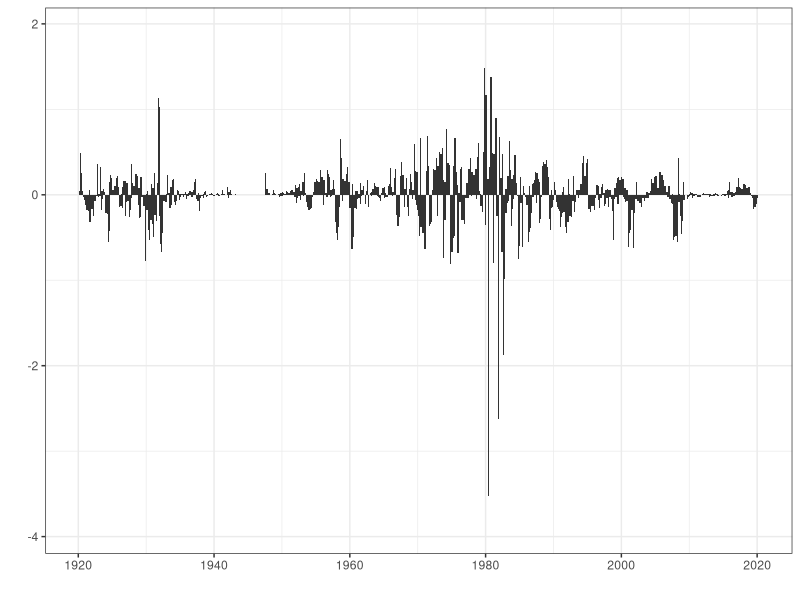
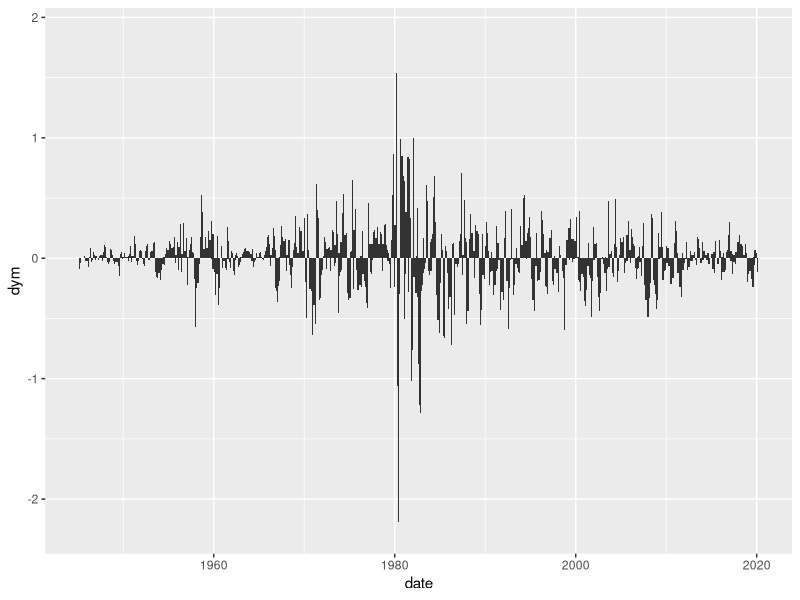
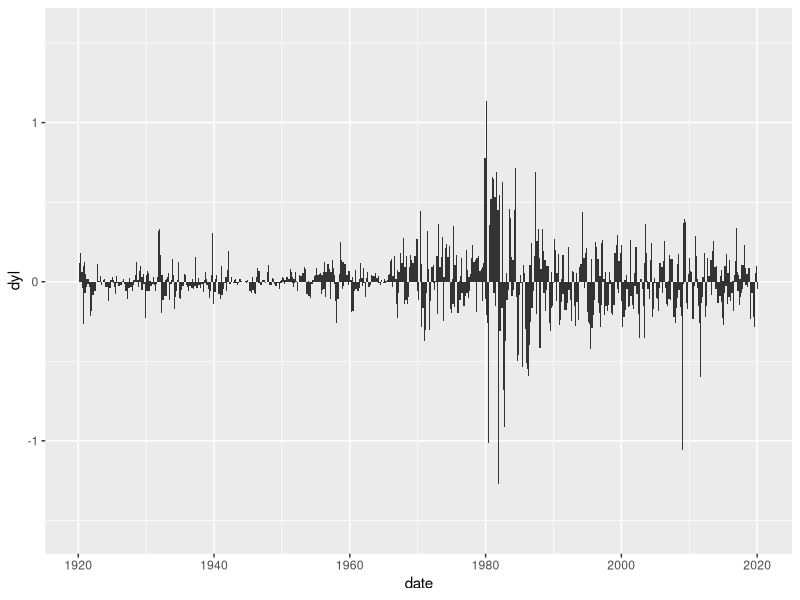

The R script that drew these images, in order:

library(ggplot2)
library(readxl)

dm=read_excel("1920spreads.xlsx")

attach(dm)
dys=diff(ys)
dym=diff(ym)
dyl=diff(yl)

head(ys); head(dys)

## area chart as.Date as x axis
date=seq(as.Date('1920-02-01'), to=as.Date('2020-03-01'), format="%Y%m", by="month")
ndm=data.frame(dys, dym, dyl); ndm$date=date[2:1203]

ggplot(ndm, aes(date, dys) ) + geom_area() + labs(x="", y="") + theme_bw() 
ggplot(ndm, aes(date, dym)) + geom_area()
ggplot(ndm, aes(date, dyl)) + geom_area()
